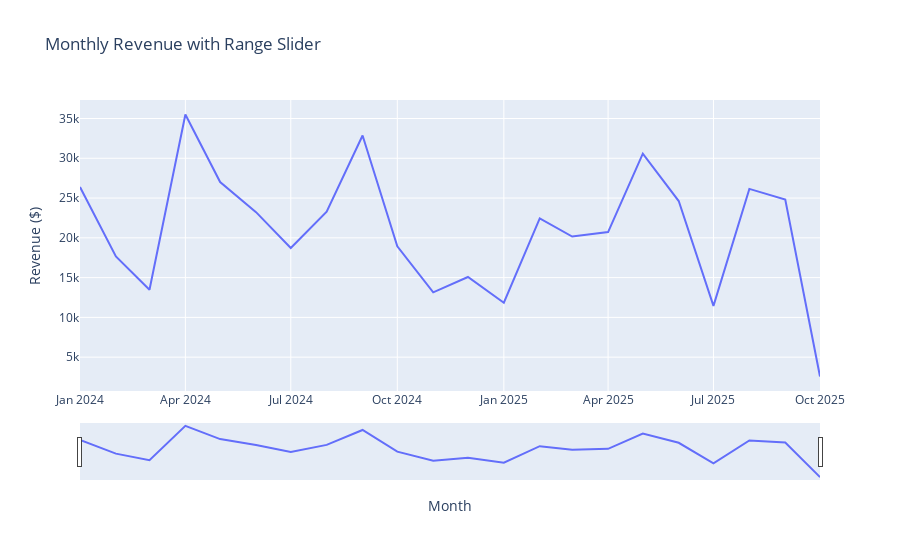

Write notebook code for a chart like this one.
### Code cell
# Interactive time series with range slider
monthly_df = df.groupby('year_month')['revenue'].sum().reset_index()
monthly_df['date'] = pd.to_datetime(monthly_df['year_month'])

fig = px.line(monthly_df, x='date', y='revenue',
              title='Monthly Revenue with Range Slider',
              labels={'revenue': 'Revenue ($)', 'date': 'Month'})
fig.update_xaxes(rangeslider_visible=True)  # Add range slider
fig.show()

### Figure 1 — Plotly figure (JSON) as saved in the notebook; plotly's stock layout.template omitted (floating-point values rounded to 4 significant figures)
{"data": [{"hovertemplate": "Month=%{x}<br>Revenue ($)=%{y}<extra></extra>", "legendgroup": "", "line": {"color": "#636efa", "dash": "solid"}, "marker": {"symbol": "circle"}, "mode": "lines", "name": "", "orientation": "v", "showlegend": false, "type": "scatter", "x": ["2024-01-01T00:00:00.000000000", "2024-02-01T00:00:00.000000000", "2024-03-01T00:00:00.000000000", "2024-04-01T00:00:00.000000000", "2024-05-01T00:00:00.000000000", "2024-06-01T00:00:00.000000000", "2024-07-01T00:00:00.000000000", "2024-08-01T00:00:00.000000000", "2024-09-01T00:00:00.000000000", "2024-10-01T00:00:00.000000000", "2024-11-01T00:00:00.000000000", "2024-12-01T00:00:00.000000000", "2025-01-01T00:00:00.000000000", "2025-02-01T00:00:00.000000000", "2025-03-01T00:00:00.000000000", "2025-04-01T00:00:00.000000000", "2025-05-01T00:00:00.000000000", "2025-06-01T00:00:00.000000000", "2025-07-01T00:00:00.000000000", "2025-08-01T00:00:00.000000000", "2025-09-01T00:00:00.000000000", "2025-10-01T00:00:00.000000000"], "xaxis": "x", "y": [26400.0, 17670.0, 13480.0, 35500.0, 27020.0, 23230.0, 18720.0, 23300.0, 32860.0, 18940.0, 13150.0, 15080.0, 11840.0, 22450.0, 20160.0, 20730.0, 30580.0, 24630.0, 11450.0, 26150.0, 24820.0, 2576.0], "yaxis": "y"}], "layout": {"legend": {"tracegroupgap": 0}, "title": {"text": "Monthly Revenue with Range Slider"}, "xaxis": {"anchor": "y", "domain": [0, 1], "rangeslider": {"visible": true}, "title": {"text": "Month"}}, "yaxis": {"anchor": "x", "domain": [0, 1], "title": {"text": "Revenue ($)"}}}}
